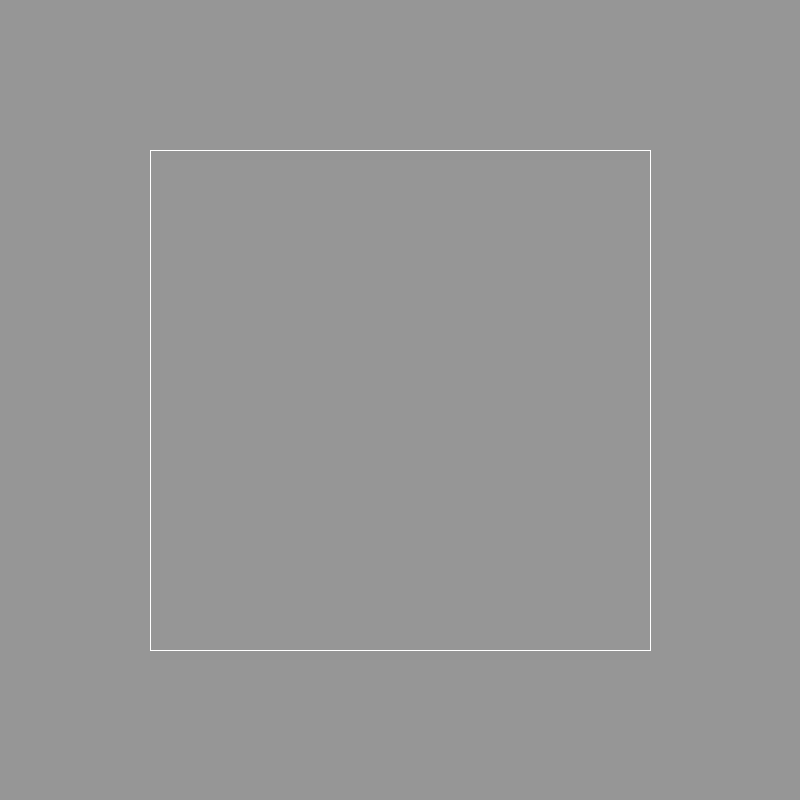
Frame 1 (no input)
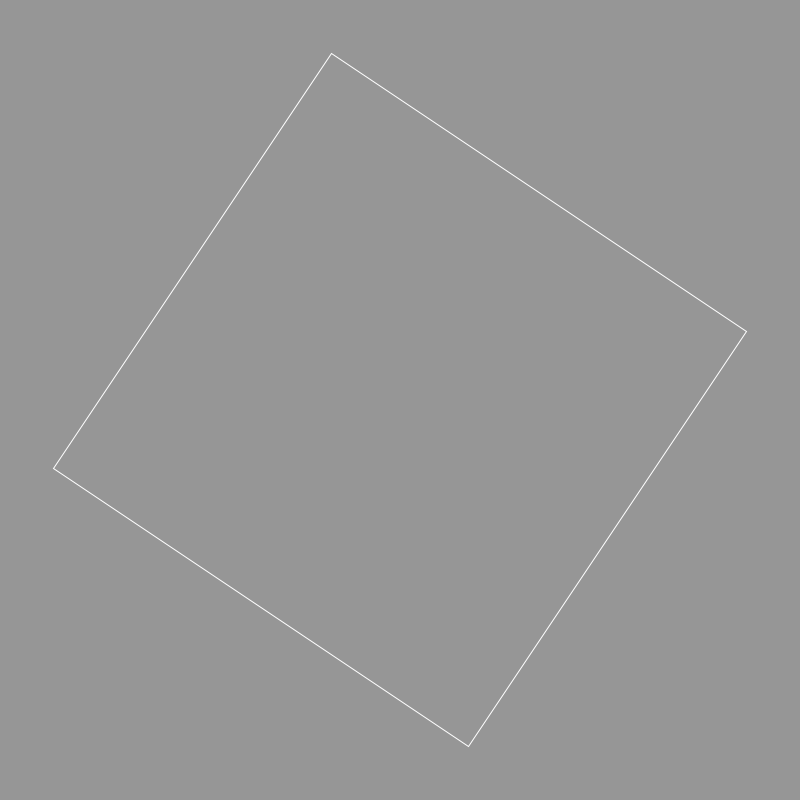
Frame 60 (the mouse pressed at the canvas centre just before this capture)
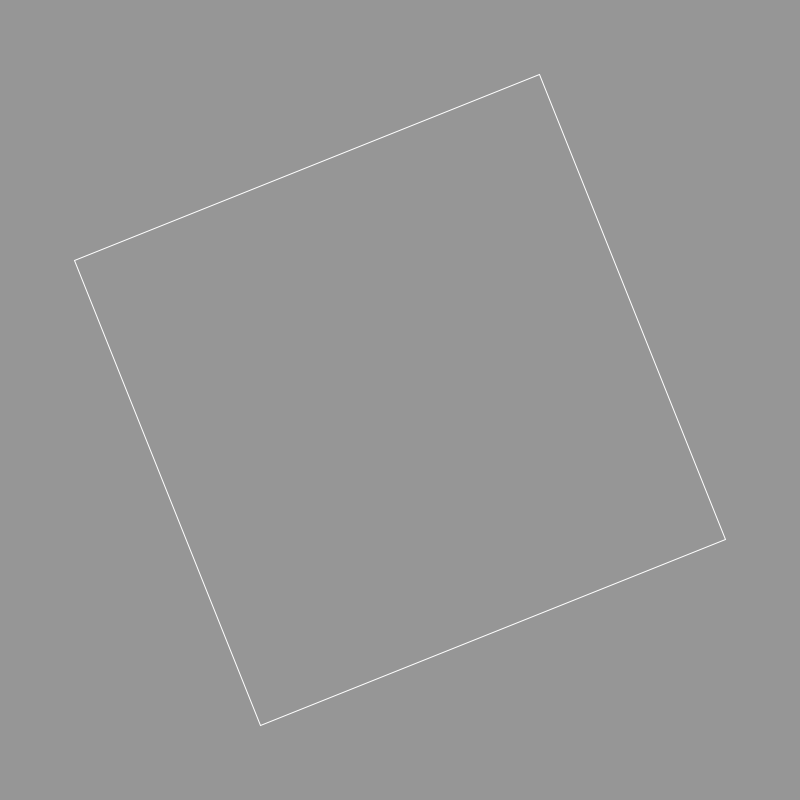
Frame 120 (the mouse held since frame 60 and released just before this capture)

The Processing sketch that drew these frames (run headless with seeded random() and noise(); from frame 60 on, the mouse is pressed at the canvas centre):

// Processing sketch: AnimationBasics
// ── AnimationBasics.pde

/*
ANIMATION BASICS
Jeff Thompson | 2017 | jeffreythompson.org

The draw() loop lets us draw animated shapes,
interact with our sketch, and do other things
that happen over time. It starts after setup()
is finished, and runs over and over until the
sketch is stopped.

There is a *ton* more we can do with animation
and the draw() loop, and we'll return to this
in the Interaction sections throughout the
semester.

CHALLENGES:
1. Can you make the square rotate counter-clockwise?
2. Can you animate multiple squares that rotate at
   different rates?
3. Can you make the square move as well as rotate?
   Hint: assign it an x/y coordinate in addition 
   to an angle of rotation.

*/

// if we want variables accessible in setup() and
// draw(), they need to be "global" variables, which
// are declared up at the top – here we keep track of
// an angle of rotation, which gets updated every frame
float angle = 0;


void setup() {
  size(800,800);
  rectMode(CENTER);
 
  // nothing else here!
}


void draw() {
  
  // the draw() function gets called
  // repeatedly until the sketch is quit
  
  // we can see how fast it's rendering by
  // accessing the frameRate variable – this
  // is useful when doing graphically or
  // computationally complex tasks, to see
  // how it affects your sketch
  println("Current framerate: " + frameRate + "fps");
  
  // each frame, we will (most likely)
  // want to clear the previous frame
  // by first calling background()
  background(150);
  
  // try not doing this and see what happens!
  // (or with a semi-transparent rectangle)
  
  // draw a square rotating in the center of
  // the screen – we use push/popMatrix() so
  // we can rotate the square from the center
  pushMatrix();
  translate(width/2, height/2);  // move origin to center
  rotate(angle);                 // rotate by angle (in radians)
  noFill();
  stroke(255);
  rect(0,0, 500,500);            // draw square in the center
  popMatrix();
  
  // update the angle of rotation
  // try changing and see the speed change
  angle += 0.01;
}
